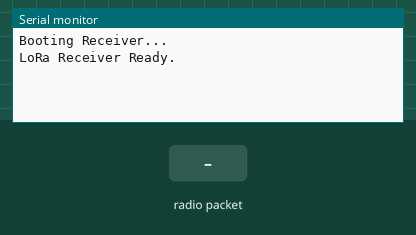
This sketch was run on a simulated Arduino Mega 2560, built with avr-gcc and run on an emulated ATmega2560. Shown: the last lines printed to the serial monitor. The inputs (shaded band) are chosen by the test bench. No radio packets arrive unless stated.

Above: at 1.7 s.
1.8 s: radio packet "1" arrives
At 3.0 s:
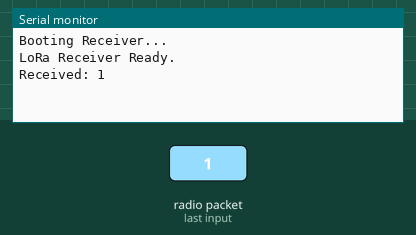
3.3 s: radio packet "0" arrives
At 4.3 s:
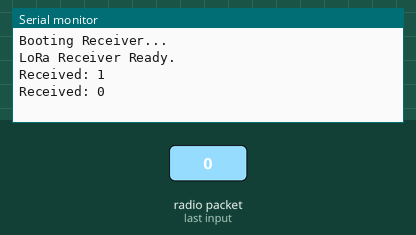
4.8 s: radio packet "2" arrives
At 5.5 s:
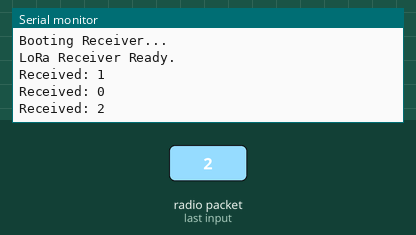

Measured:
- after the input at 1.8 s, the serial monitor: prints a new line at once (image 1)
- after the input at 3.3 s, the serial monitor: prints a new line at once (image 2)
- after the input at 4.8 s, the serial monitor: prints a new line after 0.05 s (image 3)

The sketch:

Soil_Lora_receiver.ino
```cpp
#include <SPI.h>
#include <LoRa.h>

#define LORA_SCK  18
#define LORA_MISO 19
#define LORA_MOSI 23
#define LORA_CS   4
#define LORA_RST  14
#define LORA_IRQ  2

void setup() {
  Serial.begin(9600);
  delay(500);
  Serial.println("Booting Receiver...");

  pinMode(LORA_RST, OUTPUT);
  digitalWrite(LORA_RST, LOW);
  delay(10);
  digitalWrite(LORA_RST, HIGH);
  delay(10);

  LoRa.setPins(LORA_CS, LORA_RST, LORA_IRQ);

  if (!LoRa.begin(433E6)) {
    Serial.println("LoRa init failed.");
    while (1);
  }

  Serial.println("LoRa Receiver Ready.");
}

void loop() {
  int packetSize = LoRa.parsePacket();
  if (packetSize) {
    Serial.print("Received: ");
    while (LoRa.available()) {
      char c = LoRa.read();
      Serial.print(c);
    }
    Serial.println();
  }
  delay(100);
}
```
